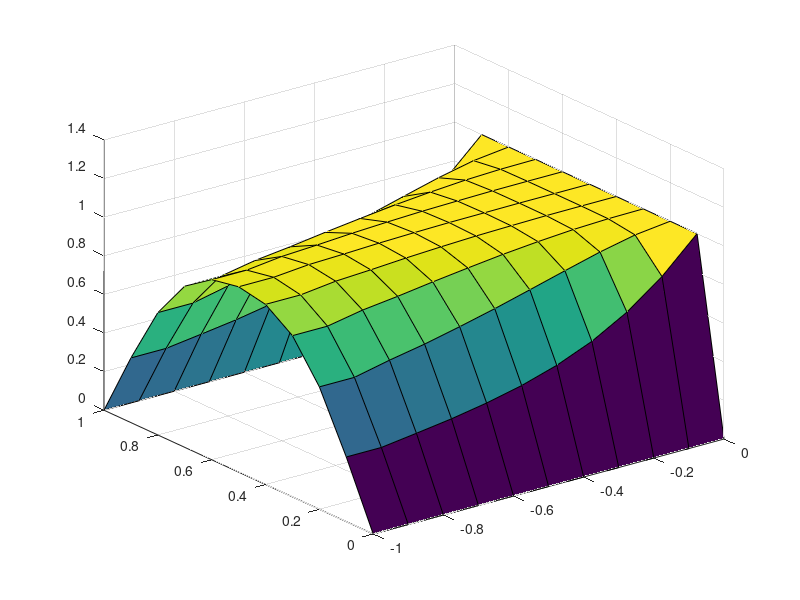

Here is the MATLAB script that generated this plot:
% Heat transfer 2D
% Rauan Kelesbekov
% Problem statement 
% Given PDE of heat transfer in thin rod with initial temperature and boundary conditions.
% u_t=alpha*(u_xx + u_yy)
% u(x=0)=1
% u(x=L)=0
% u(y=0)=0
% u(y=L)=0
% u(t=0)=0
% for this problem alpha =1, L = 1 used. 
% FSM method was used. and split into two sets of one dimensional problems
% (by x and by y directions separately)
% The Thomas method is used to solve the above 
% A(i)x(i-1)+B(i)x(i)+C(i)x(i+1)=D(i) based on assumption that 
% x(i)=a(i+1)x(i+1)+b(i+1) in forward sweep where 
% a(i+1)=-B(i)/(A(i)a(i)+C(i))
% b(i+1)=(F(i)-A(i)b(i))/(A(i)a(i)+C(i)) and i=2,3,...,n  found in backward sweep
% fixing the y coordinates and performing the above
% The initial assumption is that a(2)=0 b(2)=1 from X boundary conditions
% using theta(i) = theta(i+1)a(i+1) + b(i+1)
% i.e. left/right boundary conditions. and using FSM for coefficients ABCD
% calculating intermediate funciton theta
% then fixing the x coordinate and performing similar process with
% different initial conditions (found from previous) and  boundary for
% upper and lower
% 
% The method showed itself to be absoultely stable, however intermediate
% theta(n+1/2) is required to calculate the u(n+1). 
% 
% below is the code:
clc; clear; close;
format long;
figure('Renderer', 'painters', 'Position', [900 100 1400 700]);
every = 100;
Lx = 1;
Ly = 1;
nx = 11;
ny = 11;
dx = Lx / (nx-1);
dy = Ly / (ny-1);
dt = 0.01; 
alpha = 1;
Re = 100;
varepsilon = 10^-5;
% initialise FDS
x = 0:dx:Lx;
y = 0:dy:Ly;
[x, y] = meshgrid(0:dx:Lx,0:dx:Ly);
%initialize initial
u       = zeros(nx,ny);
v       = zeros(nx,ny);
% boundary
lefthole = floor(3*(ny-1)/4):ny-2;
righthole = 2:floor((ny-1)/4);
lefthole = 2:nx-1; righthole = 2:nx-1;
% righthole = 2:ny;
u(:,1)  = 0;
u(:,ny) = 0;
u(1,lefthole)  = 1;
% u(nx,righthole) = u(nx-1,righthole);
v(:,1)  = 0;
v(:,ny) = 0;
v(1,:)  = 0;
v(nx,:) = 0;
%initialize intermediate
uplus05 = u;
uplus1  = u;
vplus05 = v;
vplus1  = v;
%
t = 0;
m = 1;
ctr  = 0;
while m > varepsilon
    %initialise current timestep calc U
    usplus05 = u;
    %thomas by x direction
    for j=2:ny-1
        a = zeros(1,nx);
        b = zeros(1,nx);
        a(2)=0; b(2)=u(1,j); %boundary conditions left
        % forward thomas
        for i = 2:nx-1
            Ax = -1/2/Re/dx^2 + u(i,j)/4/dx;
            Bx = 1/dt+1/Re/dx^2;
            Cx = -1/2/Re/dx/dx - u(i,j)/4/dx;
            Dx = (u(i,j)/dt...
                +(1/2/Re/dx/dx) * (u(i+1,j)-2*u(i,j)+u(i-1,j))...
                -(v(i,j)/4/dx)  * (u(i+1,j) + u(i-1,j))...
                +(1/Re/dy/dy)   * (u(i,j+1)-2*u(i,j)+u(i,j-1))...
                -(v(i,j)/2/dy)  * (u(i,j+1) + u(i,j-1)));
            a(i+1) = (-Ax) / (Bx + Cx * a(i));
            b(i+1) = (Dx - Cx * b(i)) / (Bx + Cx *a(i));
        end
        % recalc bdry for current 
        if ismember(j,righthole) %boundary conditions left
            uplus05(nx,j) = b(nx)/(1-a(nx));
        else
            uplus05(nx,j) = u(nx,j);
        end
        % backward thomas
        for i = nx-1:-1:1      
            uplus05(i,j)=uplus05(i+1,j)*a(i+1)+b(i+1);
        end 
        
    end
    
    %solving in y direction
    %thomas by dy direction
    for i=2:nx
        a = zeros(1,ny);
        b = zeros(1,ny);
        a(2)=0; b(2)=u(i,1); % bot boundary all Direchlet
        % forward thomas
        for j = 2:ny-1
            Ax = -1/2/Re/dy/dy + v(i,j)/4/dy;
            Bx = 1/dt+1/Re/dy/dy;
            Cx = -1/2/Re/dy/dy - v(i,j)/4/dy;
            Dx = ((-1/2/Re/dy/dy) * (u(i,j+1)-2*u(i,j)+u(i,j-1))...
                +(v(i,j)/4/dy) * (u(i,j+1) + u(i,j-1))...
                +uplus05(i,j)/dt);
            a(j+1) = (-Ax) / (Bx + Cx * a(j));
            b(j+1) = (Dx - Cx * b(j)) / (Bx + Cx *a(j));
%             plot(a.','r-'); hold on; plot(b.','b-');  drawnow;
        end
        
        % recalc bdry for current 
        uplus1(:,1)  = 0; % top boundary all Direchlet
        for j = ny-1:-1:1     
            uplus1(i,j)=uplus1(i,j+1)*a(j+1)+b(j+1);
        end 
    end
    m = max(max(uplus1-u));
    u = uplus1;
    % plot when difference is enough
    if mod(ctr,every)==0
        quiver(x,y,(u).',(v).'); hold off;
        surf(-x,y,u.');
        fprintf('max delta u = %.8f\n',m);
        drawnow;
    end
    
   
    
    
    % reassigning + increment ctr and time
    t = t + dt; 
    ctr = ctr + 1;
end
% quiver(x,y,(u).',(v).');
% fprintf('max delta u = %.8f\n',m)